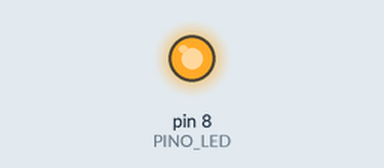
Simulated run of this sketch. Board: Arduino Uno, built with avr-gcc and run on an emulated ATmega328P. Parts: output pins drawn as LEDs (lit = HIGH).

Above: at 1.5 s.
At 5.7 s:
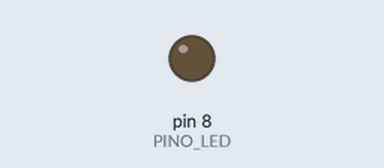
Timing chart, 0 to 8.8 s (numbered marks = the images above):
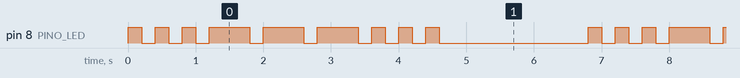

The sketch:

aula01_nivel3.ino
```cpp
// Aula 1 – Nível 3: SOS em código Morse
// pecas: led 8 vermelho
// Pisca S-O-S (· · ·  — — —  · · ·) no LED do pino 8
#include <Arduino.h>                  // funções do Arduino (pinMode, digitalWrite, delay...)
const int PINO_LED = 8;               // LED com resistor
const int PONTO = 200;                // duração do ponto (ms)
const int TRACO = 600;                // traço = 3 pontos

void setup() {                        // roda uma vez, quando a placa liga
  pinMode(PINO_LED, OUTPUT);          // pino como saída
}

void sinal(int duracao) {             // acende o LED pelo tempo pedido e faz uma pausa curta
  digitalWrite(PINO_LED, HIGH);       // acende
  delay(duracao);                     // ponto ou traço
  digitalWrite(PINO_LED, LOW);        // apaga
  delay(PONTO);                       // pausa entre sinais
}

void loop() {                         // repete para sempre
  sinal(PONTO); sinal(PONTO); sinal(PONTO);   // S
  sinal(TRACO); sinal(TRACO); sinal(TRACO);   // O
  sinal(PONTO); sinal(PONTO); sinal(PONTO);   // S
  delay(2000);                                // pausa antes de repetir
}
```

Measured:
- by itself, pin 8 (PINO_LED): repeats every 6.8 s: 2 × (LOW 0.20 s, HIGH 0.20 s), 3 × (LOW 0.20 s, HIGH 0.60 s), 3 × (LOW 0.20 s, HIGH 0.20 s), LOW 2.2 s, HIGH 0.20 s
- by itself, everything shown: repeats every 6.8 s, in 18 steps
